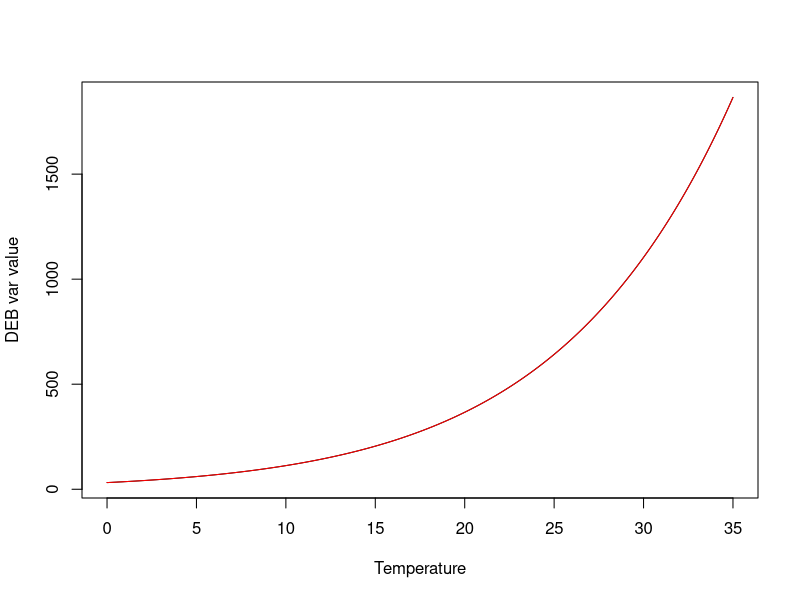

Recreate this plot in R.
T_K  <- 273.15     # Kelvin
Temp <- seq(from = 0, to = 35, by = 0.01) + T_K; # Kelvin
T_A  <- 9800 # K Arrhenius temperature

# Temperatura de referencia 1
T_ref1 <- 16 + T_K
c_T1   <- exp(T_A / T_ref1 - T_A / Temp) # Arrhenius factor
DEB_var1 <- 230.75 # Variable DEB
DEB_var1_T <- DEB_var1 * c_T1

# Temperatura de referencia 2
T_ref2 <- 20 + T_K

DEB_var2 <- DEB_var1 * exp(T_A / T_ref1 - T_A / T_ref2)
c_T2 <- exp(T_A / T_ref2 - T_A / Temp)
DEB_var2_T <- DEB_var2 * c_T2 # Arrhenius factor

plot(Temp - T_K, DEB_var1_T, type = 'l', xlab = 'Temperature', ylab = 'DEB var value')
lines(Temp - T_K, DEB_var2_T, col = 'red')

a <- DEB_var1_T[which(Temp - T_K == T_ref1 - T_K)]
b <- DEB_var2_T[which(Temp - T_K == T_ref2 - T_K)]

print(paste('Temperatura de Referencia Inicial =', T_ref1-T_K, 'ºC'))
print(paste('Temperatura de Referencia Final =', T_ref2-T_K, 'ºC'))
print(paste('Valor de la Variable DEB =', a, 'a temperatura de referencia', T_ref1-T_K, 'ºC')) 
print(paste('Valor de la Variable DEB =', b, 'a temperatura de referencia', T_ref2-T_K, 'ºC')) 
